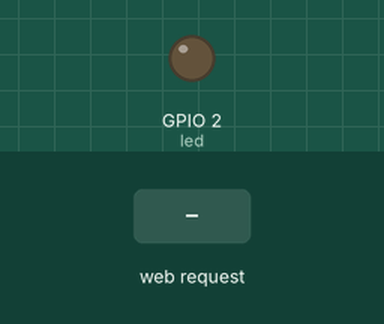
This sketch was run on a simulated ESP8266 (NodeMCU). On the bench: output pins drawn as LEDs (lit = HIGH). Inputs (shaded band) come from the test bench. WiFi joins after 1.5 s; servers stay silent unless stated; what the sketch prints to the serial monitor is not drawn.

Above: at 3.7 s.
3.8 s: HTTP request GET /off received
At 4.3 s:
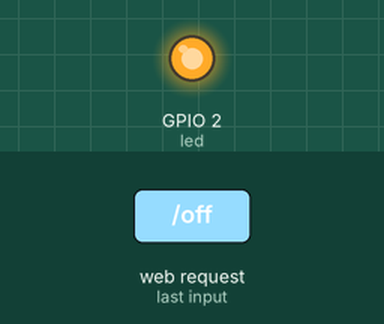
5.3 s: HTTP request GET /on received
At 6.7 s:
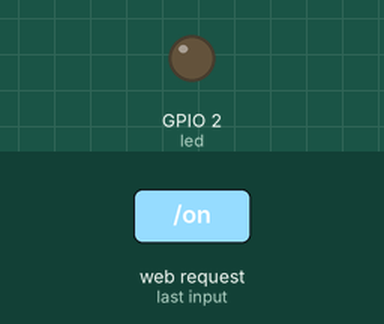
Timing chart, 0 to 8.3 s (numbered marks = the images above; inputs shaded):
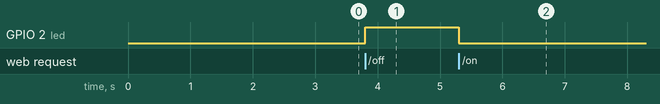

Measured:
- after the input at 3.8 s, GPIO 2 (led): LOW → HIGH at once
- after the input at 5.3 s, GPIO 2 (led): HIGH → LOW at once

The sketch:

WifiControlledSwitch.ino
```cpp
#include <ESP8266WiFi.h>
#include <WiFiClient.h>
#include <ESP8266WebServer.h>
#include <ESP8266mDNS.h>

const char* ssid = "Your Wifi SSID";
const char* password = "Your Wifi Password";
IPAddress ip(192,168,1,105);  //Node static IP
IPAddress gateway(192,168,1,1);
IPAddress subnet(255,255,255,0);
MDNSResponder mdns;

ESP8266WebServer server(80);

const int led = 2;

void handleRoot() {
  server.send(200, "text/plain",
    "hello from esp8266!) \n/on: to tuen LED ON \n/off: to tuen LED OFF \n");

}

void handleNotFound(){
  digitalWrite(led, 1);
  String message = "File Not Found\n\n";
  message += "URI: ";
  message += server.uri();
  message += "\nMethod: ";
  message += (server.method() == HTTP_GET)?"GET":"POST";
  message += "\nArguments: ";
  message += server.args();
  message += "\n";
  for (uint8_t i=0; i<server.args(); i++){
    message += " " + server.argName(i) + ": " + server.arg(i) + "\n";
  }
  server.send(404, "text/plain", message);
  digitalWrite(led, 0);
}

void setup(void){
  pinMode(led, OUTPUT);
  digitalWrite(led, 0);
  Serial.begin(115200);
  WiFi.begin(ssid, password);
  WiFi.config(ip, gateway, subnet);
  Serial.println("");

  // Wait for connection
  while (WiFi.status() != WL_CONNECTED) {
    delay(500);
    Serial.print(".");
  }
  Serial.println("");
  Serial.print("Connected to ");
  Serial.println(ssid);
  Serial.print("IP address: ");
  Serial.println(WiFi.localIP());

  if (mdns.begin("esp8266", WiFi.localIP())) {
    Serial.println("MDNS responder started");
  }

  server.on("/", handleRoot);

  server.on("/on", [](){
    digitalWrite(2, LOW);
    server.send(200, "text/plain", "LED ON");
  });

  server.on("/off", [](){
    digitalWrite(2, HIGH);
    server.send(200, "text/plain", "LED OFF");
  });

  server.onNotFound(handleNotFound);

  server.begin();
  Serial.println("HTTP server started");

  //delay a moment,
  //for terminal to receive inf, such as IP address
  delay(1000);
  Serial.end();
  pinMode(2, OUTPUT);
}

void loop(void){
  server.handleClient();
}
```
